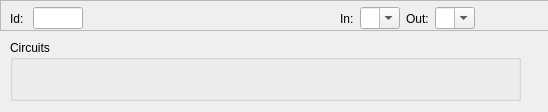
<?xml version="1.0" encoding="UTF-8"?>
<ui version="4.0">
 <class>SlotWidget</class>
 <widget class="QWidget" name="SlotWidget">
  <property name="geometry">
   <rect>
    <x>0</x>
    <y>0</y>
    <width>548</width>
    <height>112</height>
   </rect>
  </property>
  <property name="sizePolicy">
   <sizepolicy hsizetype="Preferred" vsizetype="Preferred">
    <horstretch>0</horstretch>
    <verstretch>0</verstretch>
   </sizepolicy>
  </property>
  <property name="minimumSize">
   <size>
    <width>399</width>
    <height>112</height>
   </size>
  </property>
  <property name="windowTitle">
   <string>Form</string>
  </property>
  <widget class="QFrame" name="frame">
   <property name="geometry">
    <rect>
     <x>0</x>
     <y>0</y>
     <width>551</width>
     <height>31</height>
    </rect>
   </property>
   <property name="styleSheet">
    <string notr="true">background-color: rgb(255, 255, 255);
border: {solid 5px red};</string>
   </property>
   <property name="frameShape">
    <enum>QFrame::StyledPanel</enum>
   </property>
   <property name="frameShadow">
    <enum>QFrame::Raised</enum>
   </property>
   <widget class="QWidget" name="horizontalLayoutWidget">
    <property name="geometry">
     <rect>
      <x>10</x>
      <y>0</y>
      <width>511</width>
      <height>37</height>
     </rect>
    </property>
    <layout class="QHBoxLayout" name="horizontalLayout">
     <property name="sizeConstraint">
      <enum>QLayout::SetDefaultConstraint</enum>
     </property>
     <item>
      <widget class="QLabel" name="label_3">
       <property name="text">
        <string>Id: </string>
       </property>
      </widget>
     </item>
     <item>
      <widget class="QLineEdit" name="txtBox_slot_id">
       <property name="sizePolicy">
        <sizepolicy hsizetype="Fixed" vsizetype="Fixed">
         <horstretch>0</horstretch>
         <verstretch>0</verstretch>
        </sizepolicy>
       </property>
       <property name="maximumSize">
        <size>
         <width>50</width>
         <height>16777215</height>
        </size>
       </property>
       <property name="alignment">
        <set>Qt::AlignCenter</set>
       </property>
      </widget>
     </item>
     <item>
      <spacer name="horizontalSpacer_2">
       <property name="orientation">
        <enum>Qt::Horizontal</enum>
       </property>
       <property name="sizeHint" stdset="0">
        <size>
         <width>40</width>
         <height>20</height>
        </size>
       </property>
      </spacer>
     </item>
     <item>
      <widget class="QLabel" name="label">
       <property name="sizePolicy">
        <sizepolicy hsizetype="Fixed" vsizetype="Preferred">
         <horstretch>0</horstretch>
         <verstretch>0</verstretch>
        </sizepolicy>
       </property>
       <property name="text">
        <string>In:</string>
       </property>
      </widget>
     </item>
     <item>
      <widget class="QComboBox" name="cBox_in">
       <property name="sizePolicy">
        <sizepolicy hsizetype="Fixed" vsizetype="Fixed">
         <horstretch>0</horstretch>
         <verstretch>0</verstretch>
        </sizepolicy>
       </property>
       <property name="maximumSize">
        <size>
         <width>40</width>
         <height>16777215</height>
        </size>
       </property>
       <property name="editable">
        <bool>true</bool>
       </property>
      </widget>
     </item>
     <item>
      <widget class="QLabel" name="label_2">
       <property name="sizePolicy">
        <sizepolicy hsizetype="Fixed" vsizetype="Preferred">
         <horstretch>0</horstretch>
         <verstretch>0</verstretch>
        </sizepolicy>
       </property>
       <property name="text">
        <string>Out:</string>
       </property>
      </widget>
     </item>
     <item>
      <widget class="QComboBox" name="cBox_out">
       <property name="sizePolicy">
        <sizepolicy hsizetype="Fixed" vsizetype="Fixed">
         <horstretch>0</horstretch>
         <verstretch>0</verstretch>
        </sizepolicy>
       </property>
       <property name="maximumSize">
        <size>
         <width>40</width>
         <height>16777215</height>
        </size>
       </property>
       <property name="editable">
        <bool>true</bool>
       </property>
      </widget>
     </item>
     <item>
      <widget class="QPushButton" name="btn_supr">
       <property name="text">
        <string/>
       </property>
       <property name="flat">
        <bool>true</bool>
       </property>
      </widget>
     </item>
    </layout>
   </widget>
  </widget>
  <widget class="QGroupBox" name="gBox_circuits">
   <property name="geometry">
    <rect>
     <x>10</x>
     <y>40</y>
     <width>511</width>
     <height>61</height>
    </rect>
   </property>
   <property name="title">
    <string>Circuits</string>
   </property>
   <property name="flat">
    <bool>false</bool>
   </property>
   <widget class="QWidget" name="gridLayoutWidget">
    <property name="geometry">
     <rect>
      <x>10</x>
      <y>10</y>
      <width>501</width>
      <height>51</height>
     </rect>
    </property>
    <layout class="QGridLayout" name="cboxes_layout"/>
   </widget>
  </widget>
 </widget>
 <resources/>
 <connections/>
</ui>
